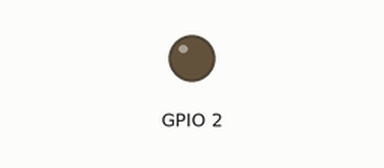
Recording of a sketch running on a simulated ESP32. Shown: output pins drawn as LEDs (lit = HIGH).

Above: at 0.15 s.
At 19.98 s:
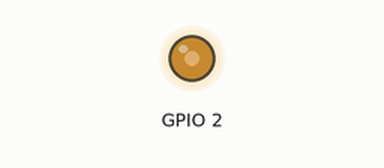
At 39.81 s:
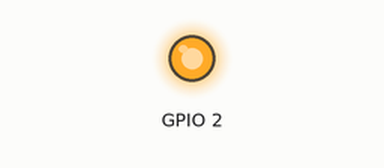
Timing chart, 0 to 40.0 s (numbered marks = the images above):
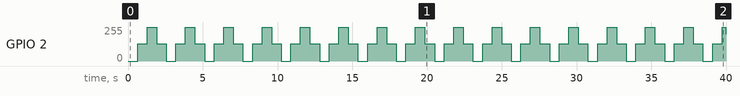

Measured:
- by itself, GPIO 2: 0/255 → 128/255 at 0.64 s, → 255/255 0.64 s later, → 128/255 0.64 s later, → 0/255 0.65 s later, … (63 changes in this stretch)

The sketch:

pwm_old.ino
```cpp
void setup() {
  int freq = 1000;
  int res = 8;
  ledcSetup(0, freq, res);

  ledcAttachPin(2, 0);  //pin , canale
}

void loop() {
  for (int i = 0; i < 256; i++) {
    ledcWrite(0, i);
    delay(5);
  }
  for (int i = 255; i >= 0; i--) {
    ledcWrite(0, i);
    delay(5);
  }

}
```
